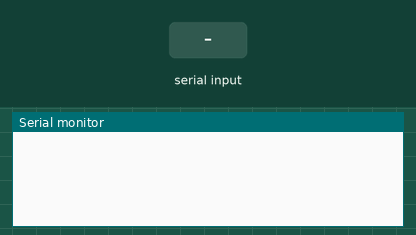
Bench run of a sketch on a simulated Arduino Uno, built with avr-gcc and run on an emulated ATmega328P. Parts: the last lines printed to the serial monitor. The test bench sets the inputs (shaded band).

Above: at 1.2 s.
1.3 s: "#\n" received over the second serial link
At 1.9 s:
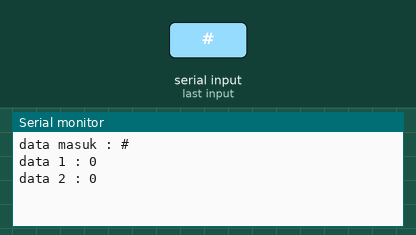
2.8 s: ",\n" received over the second serial link
At 4.0 s:
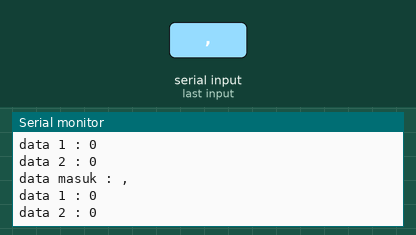
4.3 s: "5\n" received over the second serial link
At 5.4 s:
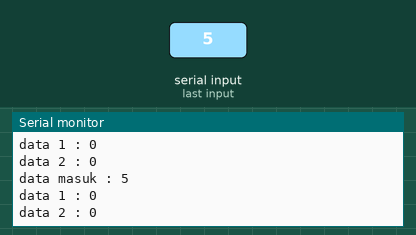
5.8 s: "1,90,45\n" received over the second serial link
At 6.8 s:
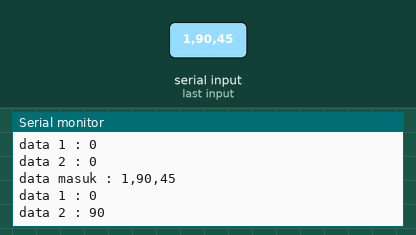

The sketch:

TERIMA_DATA_SERIAL_DAN_PARSING.ino
```cpp
 #include <SoftwareSerial.h>
 SoftwareSerial link(12, 13); // Rx, Tx
String dataIn;
String dt[10];
int i;
boolean parsing=false;

void setup() {
    Serial.begin(9600);
    link.begin(9600);
    dataIn="";
}

void loop() {
  ambilData();
}

void ambilData() {
  if(link.available()>0) {
           char inChar = (char)link.read();
           dataIn += inChar;
           if (inChar == '\n') {parsing = true;}
     }

     if(parsing) {
           parsingData();
           parsing=false;
           dataIn="";
     }
}

void parsingData() {
      int j=0;
      Serial.print("data masuk : ");
      Serial.print(dataIn);
      Serial.print("\n");
      //inisialisasi variabel, (reset isi variabel)
      dt[j]="";
      //proses parsing data
      for(i=1;i<dataIn.length();i++) {
             //pengecekan tiap karakter dengan karakter (#) dan (,)
             if ((dataIn[i] == '#') || (dataIn[i] == ',')) {
                   //increment variabel j, digunakan untuk merubah index array penampung
                   j++;
                  dt[j]=""; //inisialisasi variabel array dt[j]

             } else {
                  //proses tampung data saat pengecekan karakter selesai.
                  dt[j] = dt[j] + dataIn[i];
             }
      }
      //kirim data hasil parsing
      Serial.print("data 1 : ");
      Serial.print(dt[0].toInt());
      Serial.print("\n");
      Serial.print("data 2 : ");
      Serial.print(dt[1].toInt());
      Serial.print("\n\n");
}
```

Measured:
- after the input at 1.3 s, the serial monitor: prints a new line at once (image 1)
- after the input at 2.8 s, the serial monitor: prints a new line at once (image 2)
- after the input at 4.3 s, the serial monitor: prints a new line at once (image 3)
- after the input at 5.8 s, the serial monitor: prints a new line at once (image 4)
